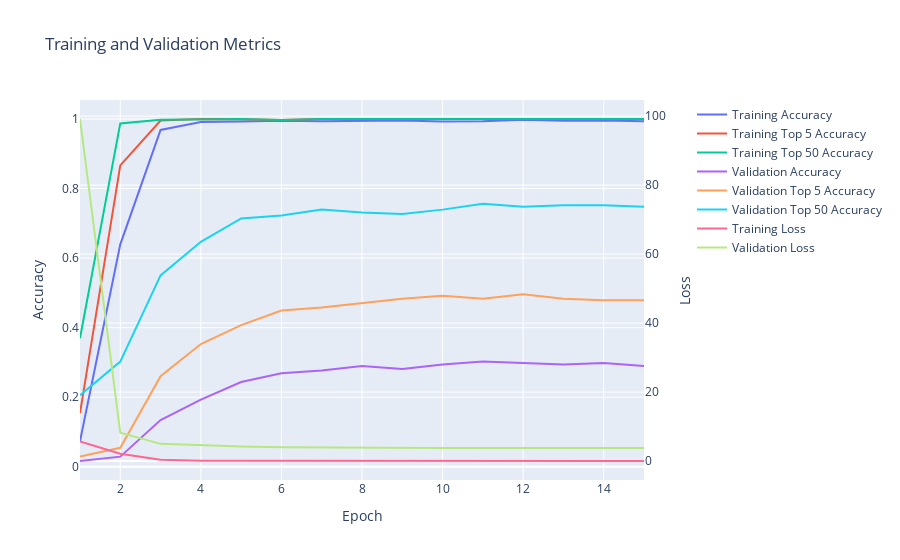

Notebook cell for this chart:
### Code cell
softmax_cross_entropy_model.display_training_history()

### Figure 1 — Plotly figure (JSON) as saved in the notebook; plotly's stock layout.template omitted (floating-point values rounded to 4 significant figures)
{"data": [{"mode": "lines", "name": "Training Accuracy", "type": "scatter", "x": [1, 2, 3, 4, 5, 6, 7, 8, 9, 10, 11, 12, 13, 14, 15], "xaxis": "x", "y": [0.07353, 0.6397, 0.9685, 0.9916, 0.9926, 0.9947, 0.9937, 0.9937, 0.9958, 0.9926, 0.9937, 0.9979, 0.9947, 0.9958, 0.9937, 0.9926], "yaxis": "y"}, {"mode": "lines", "name": "Training Top 5 Accuracy", "type": "scatter", "x": [1, 2, 3, 4, 5, 6, 7, 8, 9, 10, 11, 12, 13, 14, 15], "xaxis": "x", "y": [0.1544, 0.8666, 0.9958, 1.0, 0.9989, 0.9968, 1.0, 1.0, 0.9989, 1.0, 1.0, 1.0, 1.0, 1.0, 1.0, 1.0], "yaxis": "y"}, {"mode": "lines", "name": "Training Top 50 Accuracy", "type": "scatter", "x": [1, 2, 3, 4, 5, 6, 7, 8, 9, 10, 11, 12, 13, 14, 15], "xaxis": "x", "y": [0.3697, 0.9874, 0.9979, 1.0, 1.0, 0.9968, 1.0, 1.0, 1.0, 1.0, 1.0, 1.0, 1.0, 1.0, 1.0, 1.0], "yaxis": "y"}, {"mode": "lines", "name": "Validation Accuracy", "type": "scatter", "x": [1, 2, 3, 4, 5, 6, 7, 8, 9, 10, 11, 12, 13, 14, 15], "xaxis": "x", "y": [0.01681, 0.02941, 0.1345, 0.1933, 0.2437, 0.2689, 0.2773, 0.2899, 0.2815, 0.2941, 0.3025, 0.2983, 0.2941, 0.2983, 0.2899, 0.2941], "yaxis": "y"}, {"mode": "lines", "name": "Validation Top 5 Accuracy", "type": "scatter", "x": [1, 2, 3, 4, 5, 6, 7, 8, 9, 10, 11, 12, 13, 14, 15], "xaxis": "x", "y": [0.02941, 0.05462, 0.2605, 0.3529, 0.4076, 0.4496, 0.458, 0.4706, 0.4832, 0.4916, 0.4832, 0.4958, 0.4832, 0.479, 0.479, 0.5], "yaxis": "y"}, {"mode": "lines", "name": "Validation Top 50 Accuracy", "type": "scatter", "x": [1, 2, 3, 4, 5, 6, 7, 8, 9, 10, 11, 12, 13, 14, 15], "xaxis": "x", "y": [0.2059, 0.3025, 0.5504, 0.6471, 0.7143, 0.7227, 0.7395, 0.7311, 0.7269, 0.7395, 0.7563, 0.7479, 0.7521, 0.7521, 0.7479, 0.7521], "yaxis": "y"}, {"mode": "lines", "name": "Training Loss", "type": "scatter", "x": [1, 2, 3, 4, 5, 6, 7, 8, 9, 10, 11, 12, 13, 14, 15], "xaxis": "x", "y": [5.68, 2.096, 0.401, 0.1012, 0.07005, 0.0579, 0.03687, 0.03321, 0.02769, 0.03166, 0.0336, 0.01129, 0.0228, 0.01988, 0.01811, 0.01226], "yaxis": "y2"}, {"mode": "lines", "name": "Validation Loss", "type": "scatter", "x": [1, 2, 3, 4, 5, 6, 7, 8, 9, 10, 11, 12, 13, 14, 15], "xaxis": "x", "y": [99.18, 8.191, 4.986, 4.523, 4.186, 3.979, 3.881, 3.834, 3.812, 3.802, 3.769, 3.777, 3.771, 3.776, 3.793, 3.776], "yaxis": "y2"}], "layout": {"title": {"text": "Training and Validation Metrics"}, "xaxis": {"anchor": "y", "domain": [0.0, 0.94], "title": {"text": "Epoch"}}, "yaxis": {"anchor": "x", "domain": [0.0, 1.0], "title": {"text": "Accuracy"}}, "yaxis2": {"anchor": "x", "overlaying": "y", "side": "right", "title": {"text": "Loss"}}}}
